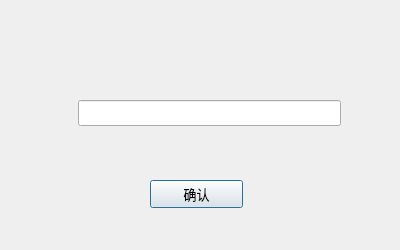
<?xml version="1.0" encoding="UTF-8"?>
<ui version="4.0">
    <class>changeInfoDialog</class>
    <widget class="QDialog" name="changeInfoDialog">
        <property name="geometry">
            <rect>
                <x>0</x>
                <y>0</y>
                <width>400</width>
                <height>250</height>
            </rect>
        </property>
        <property name="windowTitle">
            <string>修改信息</string>
        </property>
        <widget class="QLabel" name="showMsg">
            <property name="geometry">
                <rect>
                    <x>130</x>
                    <y>40</y>
                    <width>141</width>
                    <height>41</height>
                </rect>
            </property>
            <property name="font">
                <font>
                    <family>微软雅黑</family>
                    <pointsize>10</pointsize>
                </font>
            </property>
            <property name="text">
                <string/>
            </property>
            <property name="alignment">
                <set>Qt::AlignCenter</set>
            </property>
        </widget>
        <widget class="QWidget" name="formLayoutWidget">
            <property name="geometry">
                <rect>
                    <x>50</x>
                    <y>100</y>
                    <width>291</width>
                    <height>41</height>
                </rect>
            </property>
            <property name="font">
                <font>
                    <family>微软雅黑</family>
                    <pointsize>10</pointsize>
                </font>
            </property>
            <layout class="QFormLayout" name="formLayout">
                <property name="horizontalSpacing">
                    <number>20</number>
                </property>
                <property name="verticalSpacing">
                    <number>20</number>
                </property>
                <item row="0" column="0">
                    <widget class="QLabel" name="password">
                        <property name="font">
                            <font>
                                <family>微软雅黑</family>
                                <pointsize>10</pointsize>
                            </font>
                        </property>
                        <property name="text">
                            <string/>
                        </property>
                    </widget>
                </item>
                <item row="0" column="1">
                    <widget class="QLineEdit" name="inputMsg">
                        <property name="font">
                            <font>
                                <family>微软雅黑</family>
                                <pointsize>10</pointsize>
                            </font>
                        </property>
                        <property name="echoMode">
                            <enum>QLineEdit::Normal</enum>
                        </property>
                    </widget>
                </item>
            </layout>
        </widget>
        <widget class="QPushButton" name="confirmBtn">
            <property name="geometry">
                <rect>
                    <x>150</x>
                    <y>180</y>
                    <width>93</width>
                    <height>28</height>
                </rect>
            </property>
            <property name="font">
                <font>
                    <family>微软雅黑</family>
                    <pointsize>10</pointsize>
                </font>
            </property>
            <property name="text">
                <string>确认</string>
            </property>
        </widget>
    </widget>
    <resources/>
    <connections/>
</ui>
